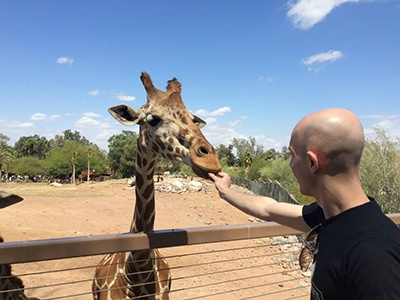
#> input picture lessons/newimage.jpg, 400 x 300 px
$ python adaptive_thresholding.py --image newimage.jpg
#> lines starting #> are read from the running program, lines starting #| are printed output that depends on the picture; after the words box and inside, x2 and y2 are one past the last pixel; in counts of white or black regions, pixels touching at a corner belong together
from skimage.filters import threshold_local
import argparse
import cv2

ap = argparse.ArgumentParser()
ap.add_argument("-i", "--image", required=True, help="Path to the image")
args = vars(ap.parse_args())

# load the image, convert it to grayscale, and blur it slightly
image = cv2.imread(args["image"])
#> image is the input picture: shape (300, 400, 3); mean B, G, R 150.4, 143.8, 139.7
gray = cv2.cvtColor(image, cv2.COLOR_BGR2GRAY)
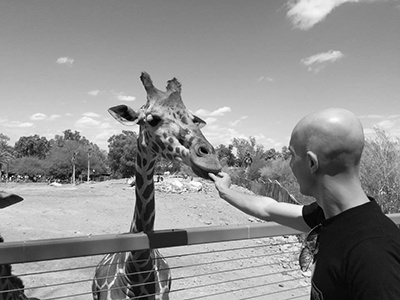
#> gray: shape (300, 400); min 0, max 254, mean 143.3
blurred = cv2.GaussianBlur(gray, (5, 5), 0)
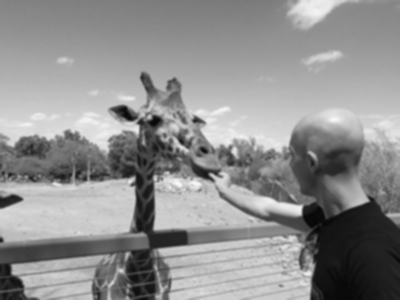
#> blurred: shape (300, 400); min 7, max 250, mean 143.3
cv2.imshow("Original", image)

# instead of manually specifying the threshold value, we can use adaptive
# thresholding to examine neighborhoods of pixels and adaptively threshold
# each neighborhood -- in this example, we'll calculate the mean value
# of the neighborhood area of 25 pixels and threshold based on that value;
# finally, our constant C is subtracted from the mean calculation (in this
# case 15)
thresh = cv2.adaptiveThreshold(blurred, 255, cv2.ADAPTIVE_THRESH_MEAN_C, cv2.THRESH_BINARY_INV, 25, 15)
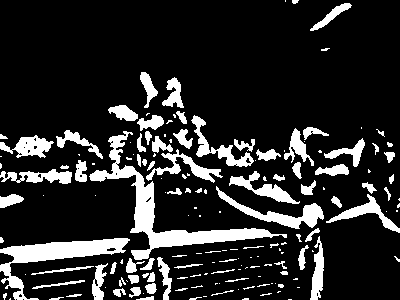
#> thresh: shape (300, 400); 16.2% white; 165 white regions (83 under 20 px), largest, box (x1, y1, x2, y2) and area: (89, 131, 287, 260) 3513, (0, 238, 130, 300) 2304, (216, 186, 324, 229) 1066
cv2.imshow("OpenCV Mean Thresh", thresh)

# There is also the scikit-image adapative thresholding - more "Pythonic"
# threshold_local returns segmented objects as BLACK on WHITE. Fix this by
# using the blurred < T boolean value multiplied by 255.
T = threshold_local(blurred, 29, offset=5, method="gaussian")
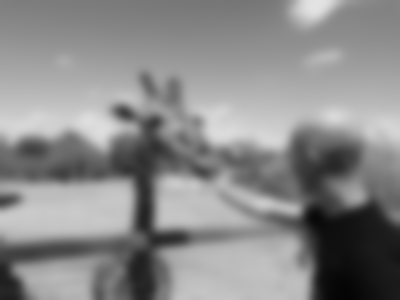
#> T: shape (300, 400) float64; min 4.78, max 228.2, mean 138.3
thresh = (blurred < T).astype("uint8") * 255
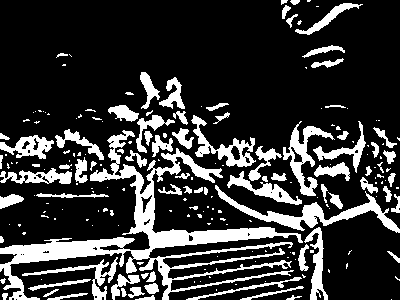
#> thresh: shape (300, 400); 21.3% white; 204 white regions (123 under 20 px), largest, box (x1, y1, x2, y2) and area: (0, 130, 303, 300) 8842, (215, 185, 400, 233) 1824, (283, 121, 335, 196) 1094
cv2.imshow("sckit-image Mean Thresh", thresh)
cv2.waitKey(0)
